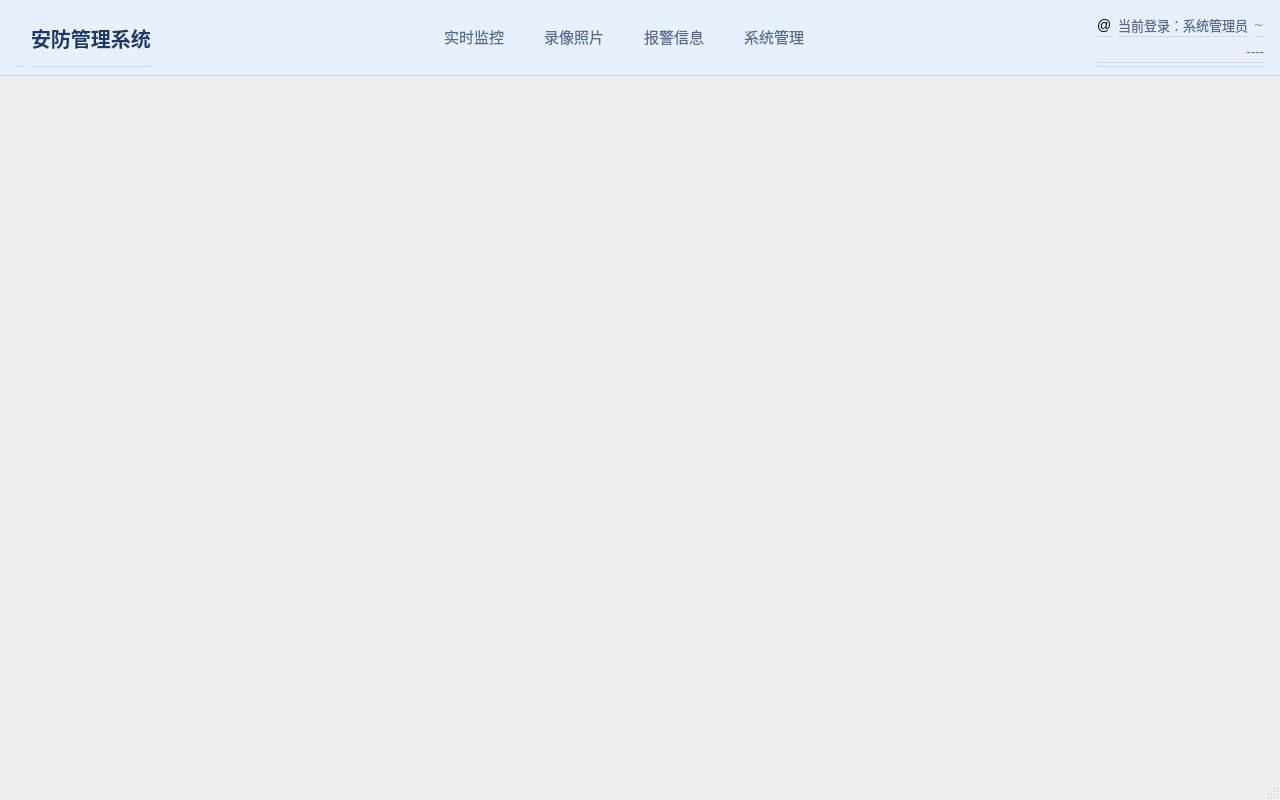
<?xml version="1.0" encoding="UTF-8"?>
<ui version="4.0">
 <class>MainWindow</class>
 <widget class="QMainWindow" name="MainWindow">
  <property name="geometry">
   <rect>
    <x>0</x>
    <y>0</y>
    <width>1280</width>
    <height>800</height>
   </rect>
  </property>
  <property name="windowTitle">
   <string>安防管理系统</string>
  </property>
  <property name="windowFlags">
   <set>Qt::FramelessWindowHint</set>
  </property>
  <widget class="QWidget" name="centralwidget">
   <layout class="QVBoxLayout" name="centralLayout">
    <property name="spacing">
     <number>0</number>
    </property>
    <property name="leftMargin">
     <number>0</number>
    </property>
    <property name="topMargin">
     <number>0</number>
    </property>
    <property name="rightMargin">
     <number>0</number>
    </property>
    <property name="bottomMargin">
     <number>0</number>
    </property>
    <!-- Nav Bar -->
    <item>
     <widget class="QWidget" name="navBar" native="true">
      <property name="fixedHeight">
       <number>80</number>
      </property>
      <property name="styleSheet">
       <string notr="true">background-color: #e8f0fe; border-bottom: 1px solid #d0d9e8;</string>
      </property>
      <layout class="QHBoxLayout" name="navLayout">
       <property name="leftMargin">
        <number>16</number>
       </property>
       <property name="rightMargin">
        <number>16</number>
       </property>
       <property name="spacing">
        <number>4</number>
       </property>
       <!-- Logo + System Name -->
       <item>
        <layout class="QHBoxLayout" name="logoArea">
         <property name="spacing">
          <number>8</number>
         </property>
         <item>
          <widget class="QLabel" name="logoLabel">
           <property name="fixedSize">
            <size>
             <width>36</width>
             <height>36</height>
            </size>
           </property>
           <property name="text">
            <string/>
           </property>
          </widget>
         </item>
         <item>
          <widget class="QLabel" name="sysNameLabel">
           <property name="text">
            <string>安防管理系统</string>
           </property>
           <property name="styleSheet">
            <string notr="true">font-size: 20px; font-weight: bold; color: #1a3a6a; background: transparent;</string>
           </property>
          </widget>
         </item>
        </layout>
       </item>
       <item>
        <spacer name="navLeftSpacer">
         <property name="orientation">
          <enum>Qt::Horizontal</enum>
         </property>
         <property name="sizeHint" stdset="0">
          <size>
           <width>40</width>
           <height>20</height>
          </size>
         </property>
        </spacer>
       </item>
       <!-- Tab Buttons -->
       <item>
        <widget class="QPushButton" name="tabMonitor">
         <property name="text">
          <string>实时监控</string>
         </property>
         <property name="checkable">
          <bool>true</bool>
         </property>
         <property name="cursor">
          <cursorShape>PointingHandCursor</cursorShape>
         </property>
         <property name="styleSheet">
          <string notr="true">QPushButton {
  background-color: transparent;
  color: #5a6a8a;
  font-size: 15px;
  padding: 16px 18px;
  border: none;
  border-bottom: 3px solid transparent;
}
QPushButton:hover {
  color: #1a3a6a;
  background-color: rgba(74,144,217,0.08);
}
QPushButton:checked {
  color: #1a3a6a;
  font-weight: bold;
  border-bottom: 3px solid #4a90d9;
}</string>
         </property>
        </widget>
       </item>
       <item>
        <widget class="QPushButton" name="tabFiles">
         <property name="text">
          <string>录像照片</string>
         </property>
         <property name="checkable">
          <bool>true</bool>
         </property>
         <property name="cursor">
          <cursorShape>PointingHandCursor</cursorShape>
         </property>
         <property name="styleSheet">
          <string notr="true">QPushButton {
  background-color: transparent;
  color: #5a6a8a;
  font-size: 15px;
  padding: 16px 18px;
  border: none;
  border-bottom: 3px solid transparent;
}
QPushButton:hover {
  color: #1a3a6a;
  background-color: rgba(74,144,217,0.08);
}
QPushButton:checked {
  color: #1a3a6a;
  font-weight: bold;
  border-bottom: 3px solid #4a90d9;
}</string>
         </property>
        </widget>
       </item>
       <item>
        <widget class="QPushButton" name="tabAlarm">
         <property name="text">
          <string>报警信息</string>
         </property>
         <property name="checkable">
          <bool>true</bool>
         </property>
         <property name="cursor">
          <cursorShape>PointingHandCursor</cursorShape>
         </property>
         <property name="styleSheet">
          <string notr="true">QPushButton {
  background-color: transparent;
  color: #5a6a8a;
  font-size: 15px;
  padding: 16px 18px;
  border: none;
  border-bottom: 3px solid transparent;
}
QPushButton:hover {
  color: #1a3a6a;
  background-color: rgba(74,144,217,0.08);
}
QPushButton:checked {
  color: #1a3a6a;
  font-weight: bold;
  border-bottom: 3px solid #4a90d9;
}</string>
         </property>
        </widget>
       </item>
       <item>
        <widget class="QPushButton" name="tabSettings">
         <property name="text">
          <string>系统管理</string>
         </property>
         <property name="checkable">
          <bool>true</bool>
         </property>
         <property name="cursor">
          <cursorShape>PointingHandCursor</cursorShape>
         </property>
         <property name="styleSheet">
          <string notr="true">QPushButton {
  background-color: transparent;
  color: #5a6a8a;
  font-size: 15px;
  padding: 16px 18px;
  border: none;
  border-bottom: 3px solid transparent;
}
QPushButton:hover {
  color: #1a3a6a;
  background-color: rgba(74,144,217,0.08);
}
QPushButton:checked {
  color: #1a3a6a;
  font-weight: bold;
  border-bottom: 3px solid #4a90d9;
}</string>
         </property>
        </widget>
       </item>
       <item>
        <spacer name="navRightSpacer">
         <property name="orientation">
          <enum>Qt::Horizontal</enum>
         </property>
         <property name="sizeHint" stdset="0">
          <size>
           <width>40</width>
           <height>20</height>
          </size>
         </property>
        </spacer>
       </item>
       <!-- User Info + Clock -->
       <item>
        <widget class="QWidget" name="userArea" native="true">
         <layout class="QVBoxLayout" name="userLayout">
          <property name="spacing">
           <number>2</number>
          </property>
          <property name="leftMargin">
           <number>0</number>
          </property>
          <property name="topMargin">
           <number>4</number>
          </property>
          <property name="rightMargin">
           <number>0</number>
          </property>
          <property name="bottomMargin">
           <number>4</number>
          </property>
          <item>
           <layout class="QHBoxLayout" name="userRow">
            <property name="spacing">
             <number>6</number>
            </property>
            <item>
             <widget class="QLabel" name="userIconLabel">
              <property name="text">
               <string>@</string>
              </property>
              <property name="styleSheet">
               <string notr="true">background: transparent; font-size: 14px;</string>
              </property>
             </widget>
            </item>
            <item>
             <widget class="QLabel" name="userLabel">
              <property name="text">
               <string>当前登录：系统管理员</string>
              </property>
              <property name="styleSheet">
               <string notr="true">font-size: 13px; color: #5a6a8a; background: transparent;</string>
              </property>
             </widget>
            </item>
            <item>
             <widget class="QLabel" name="gearIcon">
              <property name="text">
               <string>~</string>
              </property>
              <property name="styleSheet">
               <string notr="true">font-size: 16px; color: #8a9aaa; background: transparent;</string>
              </property>
             </widget>
            </item>
           </layout>
          </item>
          <item>
           <widget class="QLabel" name="clockLabel">
            <property name="text">
             <string>----</string>
            </property>
            <property name="alignment">
             <set>Qt::AlignRight|Qt::AlignVCenter</set>
            </property>
            <property name="styleSheet">
             <string notr="true">font-size: 13px; color: #5a6a8a; background: transparent;</string>
            </property>
           </widget>
          </item>
         </layout>
        </widget>
       </item>
      </layout>
     </widget>
    </item>
    <!-- Stacked Widget (content pages) -->
    <item>
     <widget class="QStackedWidget" name="contentStack"/>
    </item>
   </layout>
  </widget>
  <widget class="QStatusBar" name="statusbar"/>
 </widget>
 <resources/>
 <connections/>
</ui>
